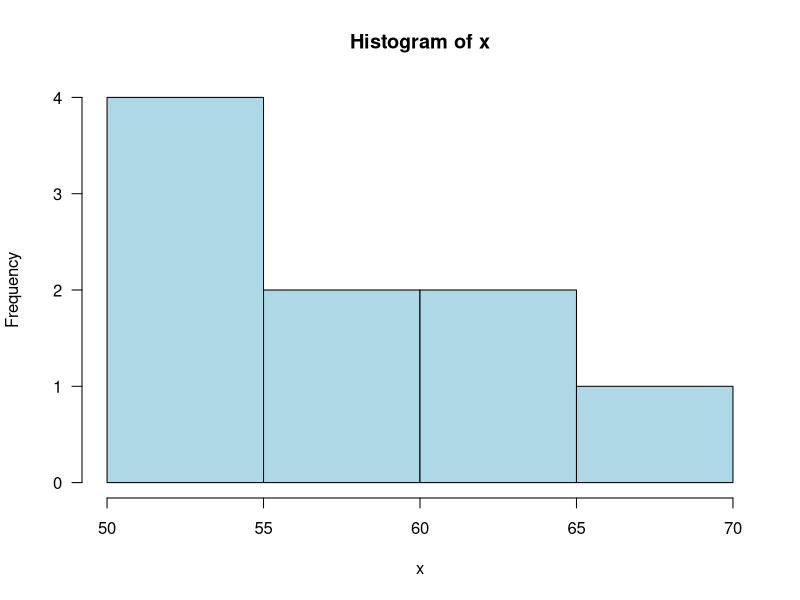
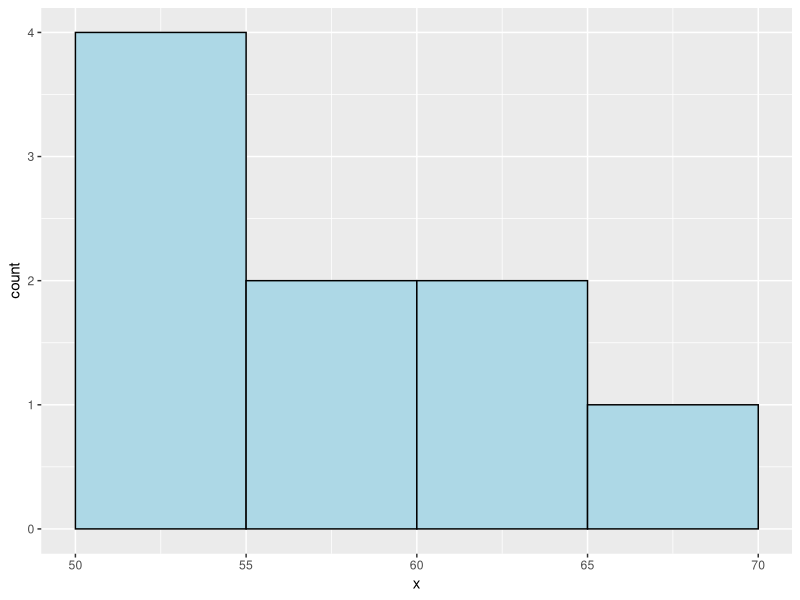
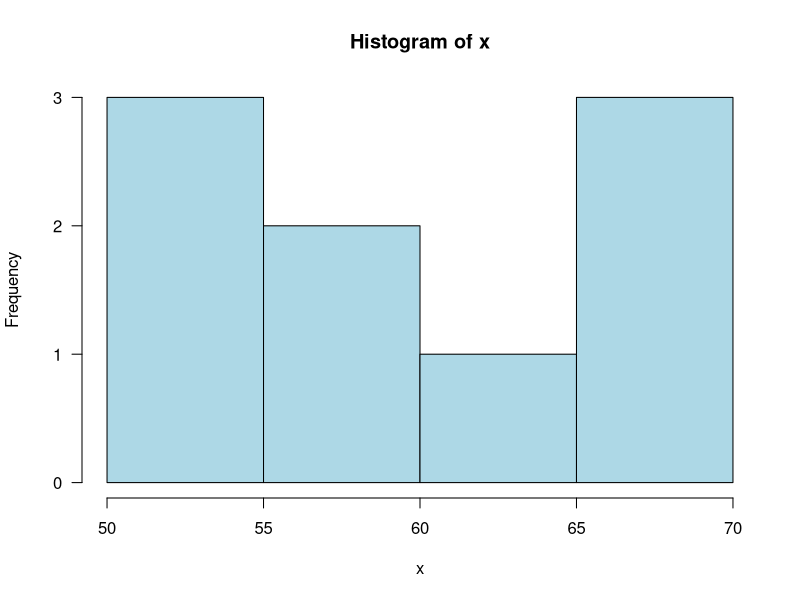
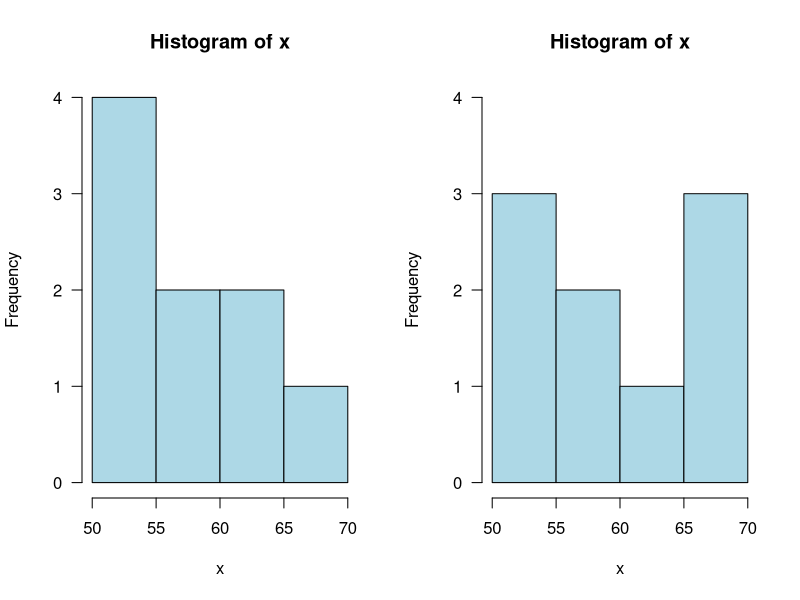
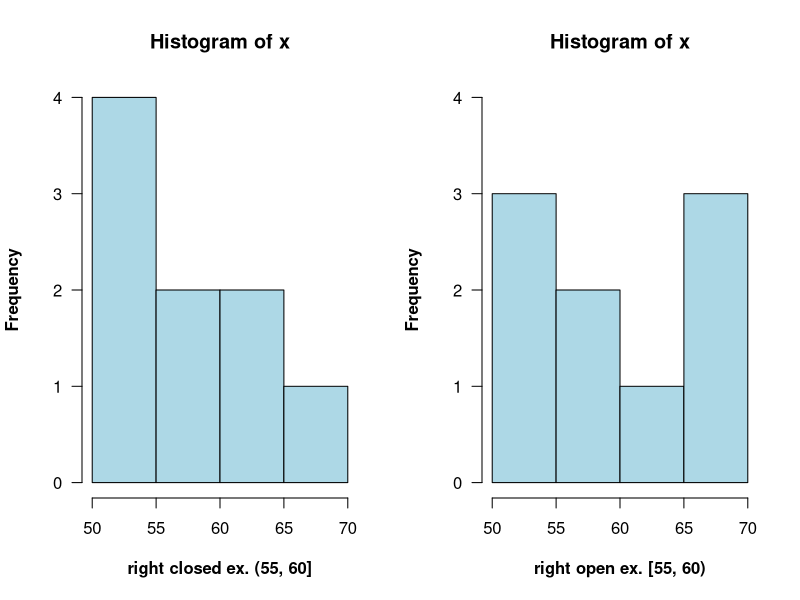
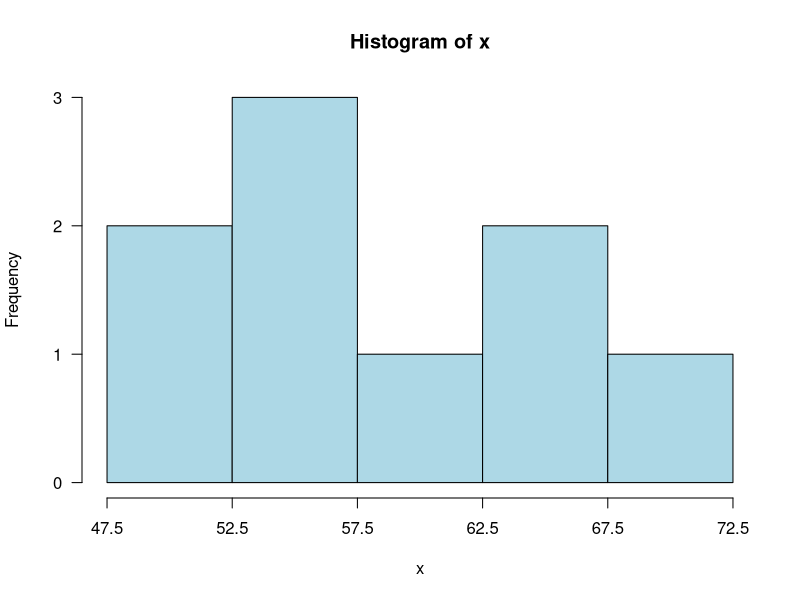
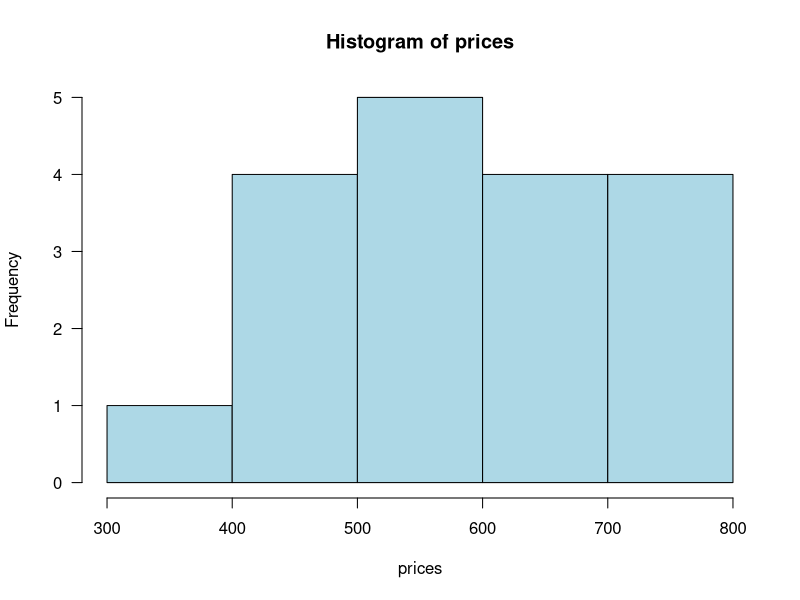
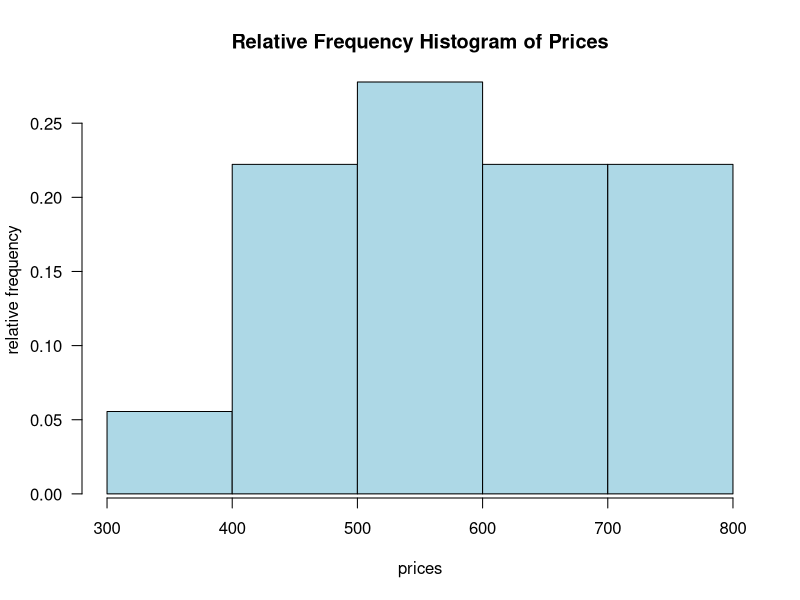

The R source for these figures, in order:
## ---- chunk 1
library(knitr)
library(tidyverse)
options(digits = 3, scipen = 999)
opts_chunk$set(fig.align='center', 
               cache=TRUE, message = FALSE, 
               echo = FALSE)
opts_knit$set(global.par = TRUE)
## ---- chunk 2
par(las = 1)  # opts_knit$set(global.par = TRUE) above
x <- c(50, 51, 53, 55, 56, 60, 65, 65, 68)
hist(x, col = "lightblue")
## ---- chunk 3
df <- data.frame(x)
ggplot(df, aes(x)) + geom_histogram(color = "black", fill = "lightblue", binwidth = 5, center = 52.5)
## ---- chunk 4
x <- c(50, 51, 53, 55, 56, 60, 65, 65, 68)
hist(x, col = "lightblue", right = FALSE, yaxt = "n")
axis(2, at = 0:3)
## ---- chunk 5
op <- par(mfrow = c(1, 2), las = 1)
hist(x, col = "lightblue", ylim = c(0, 4))
hist(x, col = "lightblue", right = FALSE, ylim = c(0, 4))
par(op)
## ---- chunk 6
op <- par(mfrow = c(1, 2), las = 1)
hist(x, col = "lightblue", ylim = c(0, 4),
     xlab = "right closed ex. (55, 60]", font.lab = 2)
hist(x, col = "lightblue", right = FALSE, ylim = c(0, 4),
     xlab = "right open ex. [55, 60)", font.lab = 2)
par(op)
## ---- chunk 7
# presentation issues
hist(x, breaks = seq(47.5, 72.5, 5), col = "lightblue",
     axes = FALSE)
axis(1, at = seq(47.5, 72.5, 5))
axis(2, at = 0:3, las = 1)
## ---- chunk 8
prices <- c(379, 425, 450, 450, 499, 529, 535, 535, 545, 599, 665, 675, 699, 699, 725, 725, 745, 799)
x <- hist(prices, breaks = seq(300, 800, 100),
          col = "lightblue", las = 1)
options(digits = 5)
df <- data.frame(mids = x$mids, freq = x$counts, 
                 relfreq = x$counts/sum(x$counts), 
                 density = x$density) 
## ---- chunk 9
x <- barplot(df$relfreq, space = 0, col = "lightblue",
             xlab = "prices",
             ylab = "relative frequency", las = 1)
# axis(1) to see the scale on the x-axis
axis(1, at = 0:5, labels = seq(300, 800, 100))
title("Relative Frequency Histogram of Prices")
## ---- chunk 10
hist(prices, breaks = c(300, 400, 500, 600, 700, 800),
     freq = FALSE, col = "lightblue", ylab = "",
     main = "Density Histogram", las = 1)
mtext("Density", side = 2, line = 4, las = 3)
## ---- chunk 11
# Use geom_col since we already have frequency counts
# This is an example of what not to do
df <- read.csv("../data/zip10027census2000.csv")
df$age <- factor(df$age, levels = df$age)
g0 <- ggplot(df, aes(x = age, y = pop)) + 
    geom_col(width = 1, color = "blue", fill = "lightblue") +
    ylab("count")
g0
## ---- chunk 12
# Doesn't fix the problem
ggplot(df, aes(x = age, y = percent/100)) + 
    geom_col(width = 1, color = "blue", fill = "lightblue") +
    ylab("relative frequency")
## ---- chunk 13
g2 <- ggplot(df, aes(x = center, y = percent/(100*binwidth), 
               width = binwidth)) + 
    geom_col(color = "blue", fill = "lightblue") +
    ylab("density") + xlab("age") +
    scale_x_continuous(breaks = c(0, df$breaks)) +
    ggtitle("Census 2000: Zip Code 10027")
g2
## ---- chunk 14
library(dplyr)
kdf <- df %>% transmute(Class = age, Frequency = pop,
                        RelFreq = round(pop/sum(pop),3),
                        ClassWidth = binwidth,
                        Density = round(RelFreq/ClassWidth,3))
knitr::kable(kdf)
## ---- chunk 15
library(gridExtra)
grid.arrange(g0 + ggtitle ("Incorrect"),
             g2 + ggtitle ("Correct"))
## ---- chunk 16
world <- read.csv("../data/countries2012.csv")
hist(world$TFR, col = "lightblue",
     main = "Total Fertility Rate", las = 1,
     xlab = "average total births per woman, by country")
## ---- chunk 17
hist(world$TFR, col = "lightblue",
     main = "Total Fertility Rate", las = 1,
     breaks = 10,
     xlab = "average total births per woman, by country")
## ---- chunk 18
hist(world$TFR, col = "lightblue",
     main = "Total Fertility Rate", las = 1,
     xlab = "average total births per woman, by country",
     breaks = seq(1 , 8, .25))
## ---- chunk 19
hist(world$TFR, col = "lightblue",
     main = "Total Fertility Rate", las = 1,
     xlab = "average total births per woman, by country",
     breaks = seq(1 , 8, .125))
## ---- chunk 20
df <- data.frame(scores = c(35, 59, 61, 64, 66, 66, 70, 72, 73, 74,
                            75, 76, 76, 78, 79, 80, 80, 81, 81, 82, 
                            82, 82, 84, 86, 86, 88, 88, 88, 88, 89, 
                            89, 90, 91,91, 92, 92, 92, 92, 94, 94, 
                            94, 94, 96, 98, 102))
ggplot(df, aes(x = scores)) + 
    geom_histogram(color = "blue", fill = "lightblue") +
    scale_x_continuous(breaks = seq(30, 100, 10)) +
    ggtitle("Test Scores")
## ---- chunk 21
ggplot(df, aes(x = scores)) + 
    geom_histogram(color = "blue", fill = "lightblue",
                   breaks = seq(30, 110, 10)) +
        scale_x_continuous(breaks = seq(30, 110, 10))
